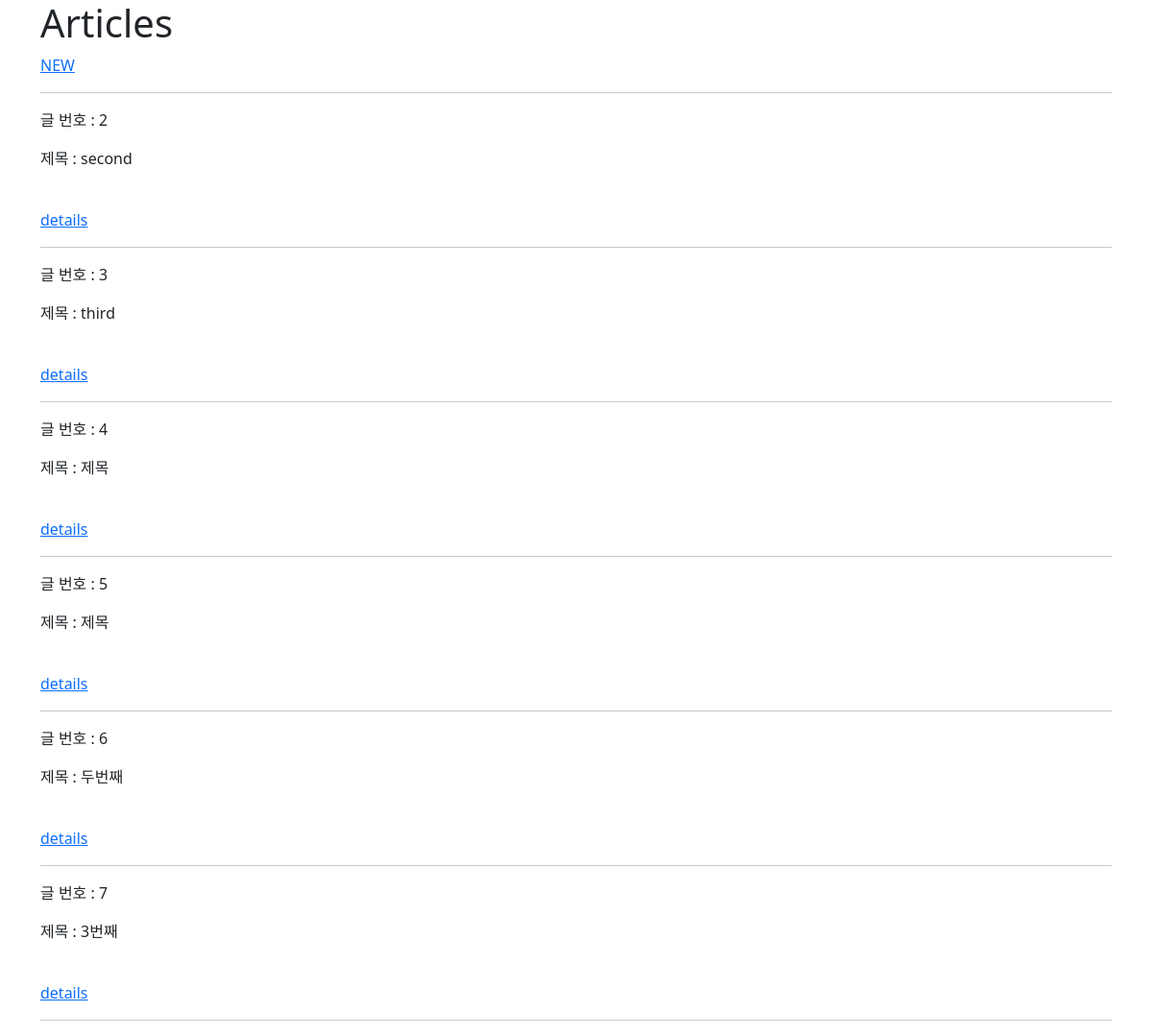
The page /articles/ on the database as committed earlier.
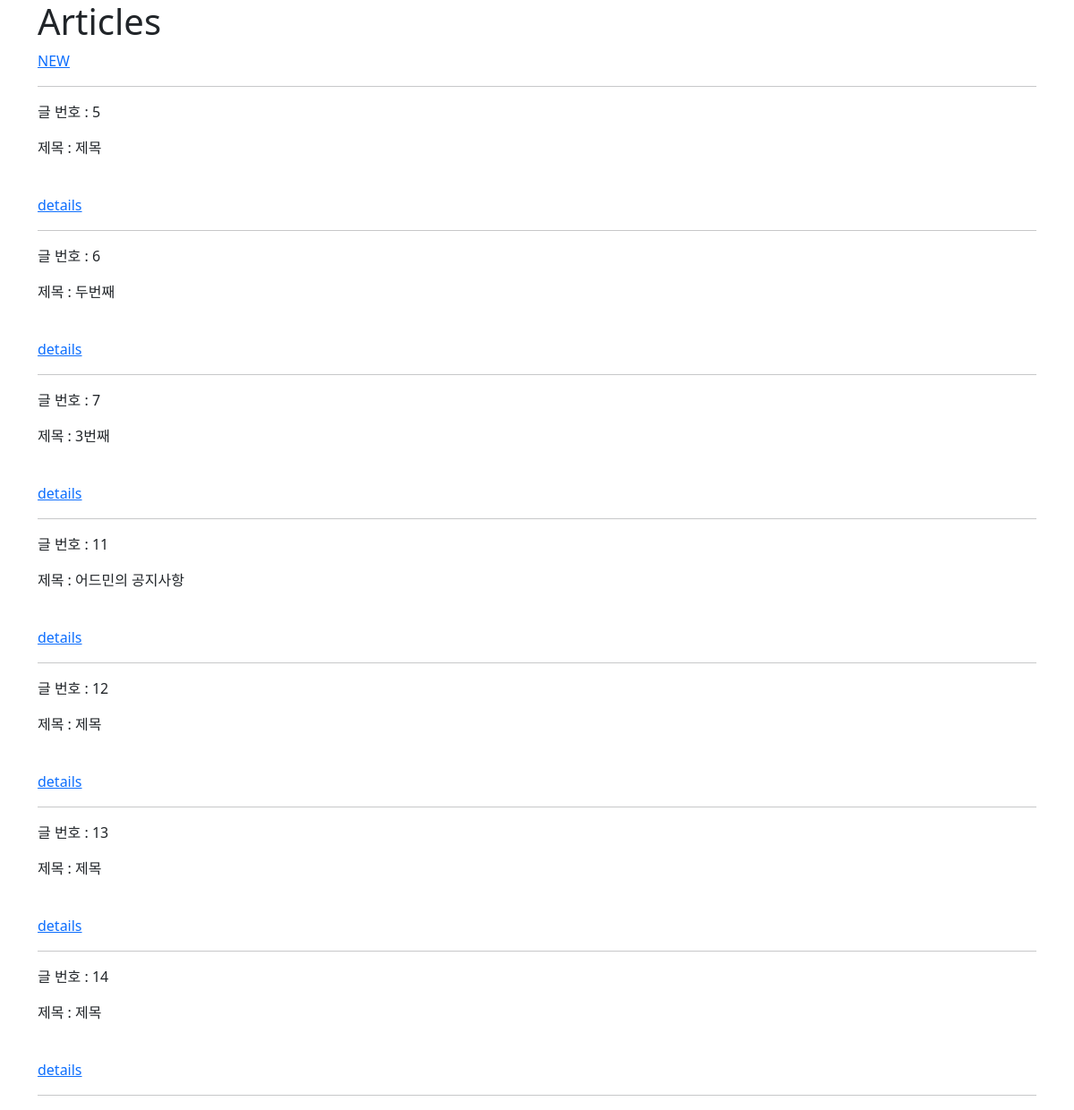
The same page on the database as committed later.
### articles/models.py (models this page shows, shortened)
class Article(models.Model):
    title = models.CharField(max_length=10)
    content = models.TextField()
    created_at = models.DateTimeField(auto_now_add=True)
    updated_at = models.DateTimeField(auto_now=True)

### articles/views.py (the view)
# urls.py: path('', views.index, name='index'),
def index(request):
    articles = Article.objects.all()
    context = {
        'articles': articles
    }
    return render(request, 'articles/index.html', context)

### articles/templates/articles/index.html
{% extends 'base.html' %}
{% block content %}
  <h1>Articles</h1>
  <a href="{% url 'articles:new' %}">NEW</a>
  <hr>
  {% for article in articles %}
    <p>글 번호 : {{ article.pk }}</p>
    <p>제목 : {{ article.title }}</p>
    <br>
    <a href="{% url 'articles:detail' article.pk %}">details</a>
    <hr>
  {% endfor %}
{% endblock content %}

### templates/base.html (shortened to what this page needs)
<!DOCTYPE html>
<html lang="en">
<head>
  <link href="https://cdn.jsdelivr.net/npm/bootstrap@5.2.0-beta1/dist/css/bootstrap.min.css" rel="stylesheet">
</head>
<body>
  <div class="container">
    {% block content %}
    {% endblock content %}
  </div>
</body>
</html>

Rows that differ between the two databases and show on the page:
removed Article: pk "2", title "second"
removed Article: pk "3", title "third"
removed Article: pk "4", title "제목"
added Article: pk "11", title "어드민의 공지사항"
added Article: pk "12", title "제목"
added Article: pk "13", title "제목"
added Article: pk "14", title "제목"
